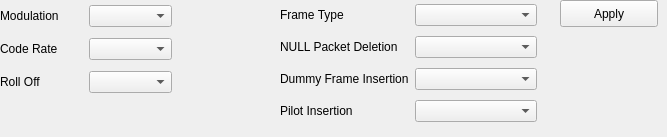
    <widget class="QWidget" name="tab_2">
     <attribute name="title">
      <string>DVB-S2</string>
     </attribute>
     <widget class="QWidget" name="gridLayoutWidget_3">
      <property name="geometry">
       <rect>
        <x>0</x>
        <y>0</y>
        <width>172</width>
        <height>101</height>
       </rect>
      </property>
      <layout class="QGridLayout" name="gridLayout_3">
       <item row="0" column="0">
        <widget class="QLabel" name="label_29">
         <property name="text">
          <string>Modulation</string>
         </property>
        </widget>
       </item>
       <item row="0" column="1">
        <widget class="QComboBox" name="comboBoxDVBS2Modulation"/>
       </item>
       <item row="1" column="0">
        <widget class="QLabel" name="label_30">
         <property name="text">
          <string>Code Rate</string>
         </property>
        </widget>
       </item>
       <item row="1" column="1">
        <widget class="QComboBox" name="comboBoxDVBS2FEC"/>
       </item>
       <item row="2" column="0">
        <widget class="QLabel" name="label_31">
         <property name="text">
          <string>Roll Off</string>
         </property>
        </widget>
       </item>
       <item row="2" column="1">
        <widget class="QComboBox" name="comboBoxDVBS2RollOff"/>
       </item>
      </layout>
     </widget>
     <widget class="QWidget" name="gridLayoutWidget_4">
      <property name="geometry">
       <rect>
        <x>280</x>
        <y>0</y>
        <width>257</width>
        <height>128</height>
       </rect>
      </property>
      <layout class="QGridLayout" name="gridLayout_4">
       <item row="0" column="1">
        <widget class="QComboBox" name="comboBoxDVBS2FrameType"/>
       </item>
       <item row="3" column="1">
        <widget class="QComboBox" name="comboBoxDVBS2DummyFrameInsertion"/>
       </item>
       <item row="4" column="1">
        <widget class="QComboBox" name="comboBoxDVBS2PilotInsertion"/>
       </item>
       <item row="0" column="0">
        <widget class="QLabel" name="label_32">
         <property name="text">
          <string>Frame Type</string>
         </property>
        </widget>
       </item>
       <item row="2" column="1">
        <widget class="QComboBox" name="comboBoxDVBS2NullPacketDeletion"/>
       </item>
       <item row="2" column="0">
        <widget class="QLabel" name="label_33">
         <property name="text">
          <string>NULL Packet Deletion</string>
         </property>
        </widget>
       </item>
       <item row="3" column="0">
        <widget class="QLabel" name="label_34">
         <property name="text">
          <string>Dummy Frame Insertion</string>
         </property>
        </widget>
       </item>
       <item row="4" column="0">
        <widget class="QLabel" name="label_35">
         <property name="text">
          <string>Pilot Insertion</string>
         </property>
        </widget>
       </item>
      </layout>
     </widget>
     <widget class="QPushButton" name="pushButtonApplyDVBS2">
      <property name="geometry">
       <rect>
        <x>560</x>
        <y>0</y>
        <width>98</width>
        <height>27</height>
       </rect>
      </property>
      <property name="text">
       <string>Apply</string>
      </property>
     </widget>
    </widget>
